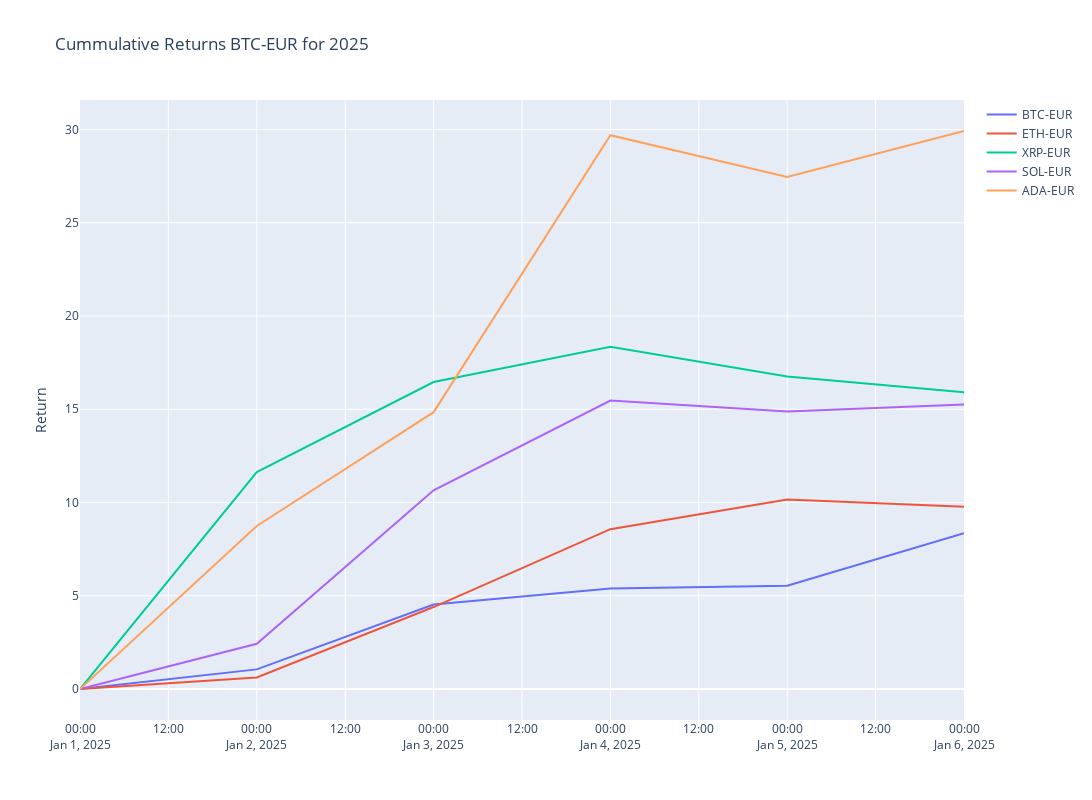

The cell this chart's notebook holds for it:
### Code cell
# Plotly
fig = make_subplots()

# Graph (1,1)
# Loop all stock files and get cummulative return for year
for stock in tqdm(index_list):
    f = os.path.join("../input", stock)
    df = pd.read_csv(f+".csv",index_col="Date",parse_dates=True)
    df['Cummulative_Return'] = cumulative_return(df["Adj Close"].loc[year])
    fig.add_trace(go.Scatter(x=df['Cummulative_Return'].loc[year].index,y=df['Cummulative_Return'].loc[year],mode="lines",name=stock.split('.')[0]),row=1,col=1)

# Update xaxis properties
fig.update_yaxes(title_text="Return", row=1, col=1)

fig.update_layout(height=800, width=1300,showlegend=True,title=f"Cummulative Returns {ticker} for {year}")

fig.show()

### Figure 1 — Plotly figure (JSON) as saved in the notebook; plotly's stock layout.template omitted (floating-point values rounded to 4 significant figures)
{"data": [{"mode": "lines", "name": "BTC-EUR", "type": "scatter", "x": ["2025-01-01T00:00:00", "2025-01-02T00:00:00", "2025-01-03T00:00:00", "2025-01-04T00:00:00", "2025-01-05T00:00:00", "2025-01-06T00:00:00"], "xaxis": "x", "y": [0, 1.052, 4.53, 5.389, 5.538, 8.356], "yaxis": "y"}, {"mode": "lines", "name": "ETH-EUR", "type": "scatter", "x": ["2025-01-01T00:00:00", "2025-01-02T00:00:00", "2025-01-03T00:00:00", "2025-01-04T00:00:00", "2025-01-05T00:00:00", "2025-01-06T00:00:00"], "xaxis": "x", "y": [0, 0.6209, 4.395, 8.57, 10.17, 9.768], "yaxis": "y"}, {"mode": "lines", "name": "XRP-EUR", "type": "scatter", "x": ["2025-01-01T00:00:00", "2025-01-02T00:00:00", "2025-01-03T00:00:00", "2025-01-04T00:00:00", "2025-01-05T00:00:00", "2025-01-06T00:00:00"], "xaxis": "x", "y": [0, 11.63, 16.46, 18.35, 16.75, 15.92], "yaxis": "y"}, {"mode": "lines", "name": "SOL-EUR", "type": "scatter", "x": ["2025-01-01T00:00:00", "2025-01-02T00:00:00", "2025-01-03T00:00:00", "2025-01-04T00:00:00", "2025-01-05T00:00:00", "2025-01-06T00:00:00"], "xaxis": "x", "y": [0, 2.427, 10.65, 15.47, 14.88, 15.26], "yaxis": "y"}, {"mode": "lines", "name": "ADA-EUR", "type": "scatter", "x": ["2025-01-01T00:00:00", "2025-01-02T00:00:00", "2025-01-03T00:00:00", "2025-01-04T00:00:00", "2025-01-05T00:00:00", "2025-01-06T00:00:00"], "xaxis": "x", "y": [0, 8.741, 14.85, 29.7, 27.45, 29.92], "yaxis": "y"}], "layout": {"height": 800, "showlegend": true, "title": {"text": "Cummulative Returns BTC-EUR for 2025"}, "width": 1300, "xaxis": {"anchor": "y", "domain": [0, 1]}, "yaxis": {"anchor": "x", "domain": [0, 1], "title": {"text": "Return"}}}}
